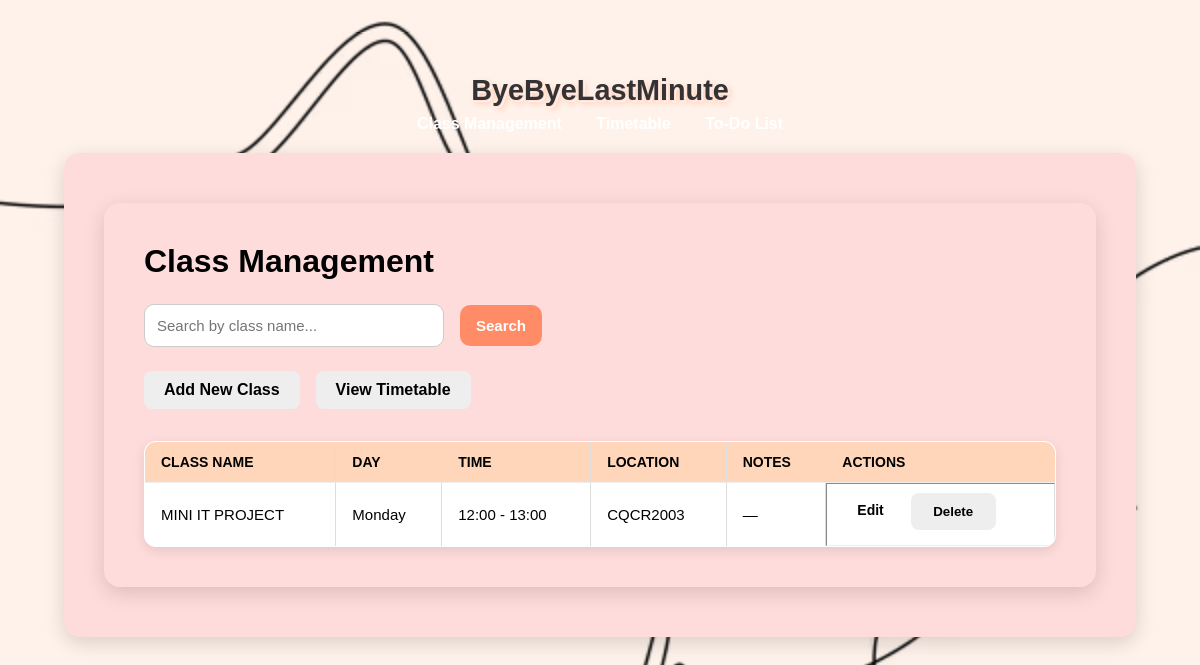
The page / on the database its author committed.
### tables this page shows
CREATE TABLE classes (
                id INTEGER PRIMARY KEY AUTOINCREMENT,
                name TEXT NOT NULL,
                day TEXT NOT NULL,
                start_time TEXT NOT NULL,
                end_time TEXT NOT NULL,
                location TEXT NOT NULL,
                notes TEXT
            );

### app.py (the view)
@app.route("/", methods=["GET"])
def index():
    search_query = request.args.get("q", "").strip()
    with get_db_connection() as conn:
        if search_query:
            classes = conn.execute(
                "SELECT * FROM classes WHERE name LIKE ? ORDER BY day, start_time",
                (f"%{search_query}%",)
            ).fetchall()
        else:
            classes = conn.execute("SELECT * FROM classes ORDER BY day, start_time").fetchall()
    return render_template("classes.html", classes=classes, search_query=search_query)

### app.py (called while the page is built)
def get_db_connection():
    conn = sqlite3.connect(DB_NAME, timeout=10)
    conn.row_factory = sqlite3.Row
    return conn

@app.context_processor
def inject_vapid_key():
    return dict(VAPID_PUBLIC_KEY=VAPID_PUBLIC_KEY)

### templates/classes.html (shortened to what this page needs)
{% extends "base.html" %}
{% block content %}
<main class="container">
  <h1>Class Management</h1>
  <form method="GET" class="search-form">
    <input type="text" name="q" placeholder="Search by class name..." value="{{ search_query or '' }}">
    <button type="submit">Search</button>
  </form>
  <div class="actions">
    <a href="{{ url_for('add_class') }}" class="button secondary">Add New Class</a>
    <a href="{{ url_for('timetable') }}" class="button secondary">View Timetable</a>
  </div>
  {% if classes %}
    <table border="1" cellpadding="8" cellspacing="0">
      <thead>
        <tr>
          <th>Class Name</th>
          <th>Day</th>
          <th>Time</th>
          <th>Location</th>
          <th>Notes</th>
          <th>Actions</th>
        </tr>
      </thead>
      <tbody>
        {% for class in classes %}
          <tr>
            <td>{{ class['name'] }}</td>
            <td>{{ class['day'] }}</td>
            <td>{{ class['start_time'] }} - {{ class['end_time'] }}</td>
            <td>{{ class['location'] }}</td>
            <td>{{ class['notes'] or '—' }}</td>
            <td class="action-buttons" style="position: relative;">
              <a href="{{ url_for('edit_class', class_id=class['id']) }}" class="button small" style="display:inline-block; vertical-align:middle;">Edit</a>
              <form method="POST" action="{{ url_for('delete_class', class_id=class['id']) }}"
                    onsubmit="return confirm('Are you sure you want to delete this class?');"
                    style="display:inline-block; position: relative; top:-3px; margin-left:5px;">
                <button type="submit" class="secondary small">Delete</button>
              </form>
            </td>
          </tr>
        {% endfor %}
      </tbody>
    </table>
  {% else %}
    <p class="empty-message">
      No classes found. <a href="{{ url_for('add_class') }}">Add your first class.</a>
    </p>
  {% endif %}
</main>
{% endblock %}

### static/style.css (style rules this page uses)
* { margin: 0; padding: 0; box-sizing: border-box; }
html, body { height: 100%; font-family: Arial, sans-serif; background-color: #FFF2EB; background-image: url("Dashboard Background Image.jpg"), url("Dashboard Background Image.avif"); background-repeat: no-repeat; background-size: cover; background-position: center; background-attachment: fixed; color: #000; padding: 2rem; }
.container { max-width: 1100px; width: 100%; margin: 10px auto; padding: 2.5rem; background: #FFDCDC; border-radius: 16px; box-shadow: 0 6px 20px rgba(0,0,0,0.15); }
h1, h2 { margin-bottom: 1rem; color: #000; }
form { display: grid; gap: 1.5rem; }
input, select, textarea { padding: 12px 14px; border-radius: 10px; border: 1px solid #ccc; background: #fff; font-size: 15px; transition: border-color 0.3s; }
.actions { grid-column: span 2; display: flex; gap: 1rem; margin-top: 0.5rem; }
button { padding: 0.7rem 1.4rem; border-radius: 8px; border: none; font-weight: 600; cursor: pointer; transition: background 0.3s; }
button[type="submit"] { background: #ff8c66; color: #fff; }
button.secondary { background: #eee; color: #000; }
.search-form { display: flex; gap: 1rem; margin-bottom: 1.5rem; align-items: center; }
.search-form input { flex: 1; max-width: 300px; }
.actions { margin-bottom: 1.5rem; }
.action-buttons { display: flex; gap: 0.5rem; }
.button { display: inline-block; padding: 0.7rem 1.4rem; border-radius: 8px; border: none; font-weight: 600; cursor: pointer; transition: background 0.3s; text-decoration: none; text-align: center; }
.button.small { padding: 0.4rem 0.8rem; font-size: 0.9rem; }
.button.secondary { background: #eee; color: #000; }
table { width: 100%; border-collapse: collapse; margin-top: 1rem; background: #fff; border-radius: 12px; overflow: hidden; box-shadow: 0 4px 12px rgba(0,0,0,0.1); font-size: 15px; border: 1px solid #ddd; }
thead { background: #FFD6BA; color: #000; text-transform: uppercase; font-weight: bold; font-size: 14px; }
th, td { padding: 12px 16px; text-align: left; border-bottom: 1px solid #eee; }
.container { background: #FFDCDC; border-radius: 16px; box-shadow: 0 6px 20px rgba(0,0,0,0.15); padding: 2.5rem; margin: 10px auto; max-width: 1100px; }
.container h1 { color: #000; margin-bottom: 1.5rem; text-align: left; font-size: 2rem; font-weight: bold; }
.actions { display: flex; justify-content: flex-start; gap: 1rem; margin-bottom: 2rem; flex-wrap: wrap; }
.search-form input { padding: 12px; border-radius: 10px; border: 1px solid #ccc; background: #fff; font-size: 15px; width: 280px; }
.button { padding: 10px 20px; border: none; border-radius: 8px; font-weight: 600; cursor: pointer; text-decoration: none; transition: background 0.3s; color: #000; display: inline-block; }
.button.secondary { background-color: #eee; color: #000; }
.button.small { padding: 6px 12px; font-size: 14px; margin: 0 2px; }
.search-form button { padding: 12px 16px; border-radius: 10px; font-size: 15px; border: none; cursor: pointer; transition: background 0.3s; text-align: center; }

### rows shown on the page
classes: name "MINI IT PROJECT", day "Monday", start_time "12:00", end_time "13:00", location "CQCR2003", notes "—"
